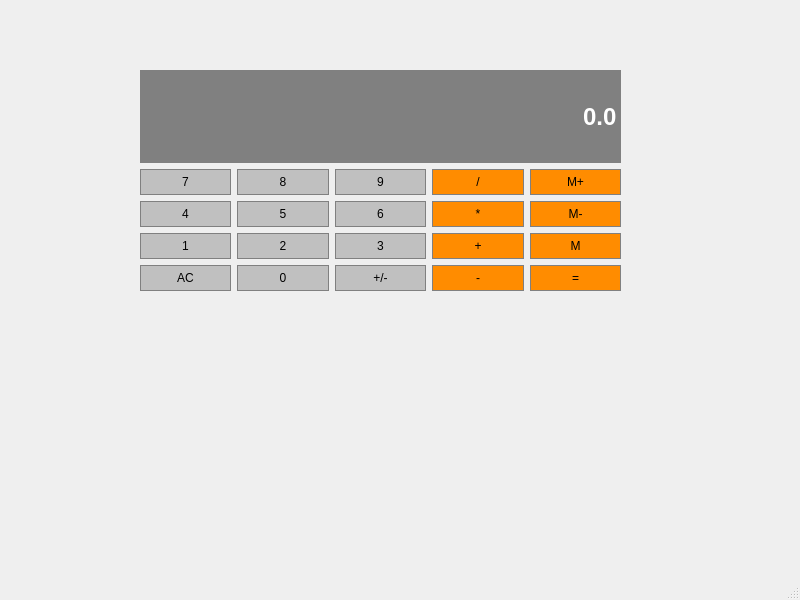
<?xml version="1.0" encoding="UTF-8"?>
<ui version="4.0">
 <class>Calculator</class>
 <widget class="QMainWindow" name="Calculator">
  <property name="geometry">
   <rect>
    <x>0</x>
    <y>0</y>
    <width>800</width>
    <height>600</height>
   </rect>
  </property>
  <property name="windowTitle">
   <string>Calculator</string>
  </property>
  <widget class="QWidget" name="centralwidget">
   <widget class="QWidget" name="gridLayoutWidget">
    <property name="geometry">
     <rect>
      <x>140</x>
      <y>70</y>
      <width>481</width>
      <height>221</height>
     </rect>
    </property>
    <layout class="QGridLayout" name="gridLayout">
     <item row="4" column="0">
      <widget class="QPushButton" name="clear">
       <property name="sizePolicy">
        <sizepolicy hsizetype="Preferred" vsizetype="Preferred">
         <horstretch>0</horstretch>
         <verstretch>0</verstretch>
        </sizepolicy>
       </property>
       <property name="styleSheet">
        <string notr="true">QPushButton {
	background-color: #C0C0C0;
	border: 1px solid gray;
	padding: 5px;
}

QPushButton:pressed {
	background-color: #A9A9A9;
	border: 1px solid gray;
	padding: 5px;
}</string>
       </property>
       <property name="text">
        <string>AC</string>
       </property>
      </widget>
     </item>
     <item row="3" column="0">
      <widget class="QPushButton" name="button1">
       <property name="sizePolicy">
        <sizepolicy hsizetype="Preferred" vsizetype="Preferred">
         <horstretch>0</horstretch>
         <verstretch>0</verstretch>
        </sizepolicy>
       </property>
       <property name="styleSheet">
        <string notr="true">QPushButton {
	background-color: #C0C0C0;
	border: 1px solid gray;
	padding: 5px;
}

QPushButton:pressed {
	background-color: #A9A9A9;
	border: 1px solid gray;
	padding: 5px;
}</string>
       </property>
       <property name="text">
        <string>1</string>
       </property>
      </widget>
     </item>
     <item row="2" column="4">
      <widget class="QPushButton" name="memClear">
       <property name="sizePolicy">
        <sizepolicy hsizetype="Preferred" vsizetype="Preferred">
         <horstretch>0</horstretch>
         <verstretch>0</verstretch>
        </sizepolicy>
       </property>
       <property name="styleSheet">
        <string notr="true">QPushButton {
	background-color: #FF8C00;
	border: 1px solid gray;
	padding: 5px;
}

QPushButton:pressed {
	background-color: #A9A9A9;
	border: 1px solid gray;
	padding: 5px;
}</string>
       </property>
       <property name="text">
        <string>M-</string>
       </property>
      </widget>
     </item>
     <item row="2" column="0">
      <widget class="QPushButton" name="button4">
       <property name="sizePolicy">
        <sizepolicy hsizetype="Preferred" vsizetype="Preferred">
         <horstretch>0</horstretch>
         <verstretch>0</verstretch>
        </sizepolicy>
       </property>
       <property name="styleSheet">
        <string notr="true">QPushButton {
	background-color: #C0C0C0;
	border: 1px solid gray;
	padding: 5px;
}

QPushButton:pressed {
	background-color: #A9A9A9;
	border: 1px solid gray;
	padding: 5px;
}</string>
       </property>
       <property name="text">
        <string>4</string>
       </property>
      </widget>
     </item>
     <item row="1" column="0">
      <widget class="QPushButton" name="button7">
       <property name="sizePolicy">
        <sizepolicy hsizetype="Preferred" vsizetype="Preferred">
         <horstretch>0</horstretch>
         <verstretch>0</verstretch>
        </sizepolicy>
       </property>
       <property name="styleSheet">
        <string notr="true">QPushButton {
	background-color: #C0C0C0;
	border: 1px solid gray;
	padding: 5px;
}

QPushButton:pressed {
	background-color: #A9A9A9;
	border: 1px solid gray;
	padding: 5px;
}</string>
       </property>
       <property name="text">
        <string>7</string>
       </property>
      </widget>
     </item>
     <item row="4" column="1">
      <widget class="QPushButton" name="button0">
       <property name="sizePolicy">
        <sizepolicy hsizetype="Preferred" vsizetype="Preferred">
         <horstretch>0</horstretch>
         <verstretch>0</verstretch>
        </sizepolicy>
       </property>
       <property name="styleSheet">
        <string notr="true">QPushButton {
	background-color: #C0C0C0;
	border: 1px solid gray;
	padding: 5px;
}

QPushButton:pressed {
	background-color: #A9A9A9;
	border: 1px solid gray;
	padding: 5px;
}</string>
       </property>
       <property name="text">
        <string>0</string>
       </property>
      </widget>
     </item>
     <item row="3" column="2">
      <widget class="QPushButton" name="button3">
       <property name="sizePolicy">
        <sizepolicy hsizetype="Preferred" vsizetype="Preferred">
         <horstretch>0</horstretch>
         <verstretch>0</verstretch>
        </sizepolicy>
       </property>
       <property name="styleSheet">
        <string notr="true">QPushButton {
	background-color: #C0C0C0;
	border: 1px solid gray;
	padding: 5px;
}

QPushButton:pressed {
	background-color: #A9A9A9;
	border: 1px solid gray;
	padding: 5px;
}</string>
       </property>
       <property name="text">
        <string>3</string>
       </property>
      </widget>
     </item>
     <item row="0" column="0" colspan="5">
      <widget class="QLineEdit" name="display">
       <property name="sizePolicy">
        <sizepolicy hsizetype="Preferred" vsizetype="Expanding">
         <horstretch>0</horstretch>
         <verstretch>0</verstretch>
        </sizepolicy>
       </property>
       <property name="font">
        <font>
         <family>Arial</family>
         <pointsize>18</pointsize>
         <weight>75</weight>
         <bold>true</bold>
        </font>
       </property>
       <property name="styleSheet">
        <string notr="true">QLineEdit {
	background-color: gray;
	border: 1px solid gray;
	color: #fff;
}</string>
       </property>
       <property name="text">
        <string>0.0</string>
       </property>
       <property name="alignment">
        <set>Qt::AlignRight|Qt::AlignTrailing|Qt::AlignVCenter</set>
       </property>
      </widget>
     </item>
     <item row="3" column="3">
      <widget class="QPushButton" name="add">
       <property name="sizePolicy">
        <sizepolicy hsizetype="Preferred" vsizetype="Preferred">
         <horstretch>0</horstretch>
         <verstretch>0</verstretch>
        </sizepolicy>
       </property>
       <property name="styleSheet">
        <string notr="true">QPushButton {
	background-color: #FF8C00;
	border: 1px solid gray;
	padding: 5px;
}

QPushButton:pressed {
	background-color: #A9A9A9;
	border: 1px solid gray;
	padding: 5px;
}</string>
       </property>
       <property name="text">
        <string>+</string>
       </property>
      </widget>
     </item>
     <item row="2" column="2">
      <widget class="QPushButton" name="button6">
       <property name="sizePolicy">
        <sizepolicy hsizetype="Preferred" vsizetype="Preferred">
         <horstretch>0</horstretch>
         <verstretch>0</verstretch>
        </sizepolicy>
       </property>
       <property name="styleSheet">
        <string notr="true">QPushButton {
	background-color: #C0C0C0;
	border: 1px solid gray;
	padding: 5px;
}

QPushButton:pressed {
	background-color: #A9A9A9;
	border: 1px solid gray;
	padding: 5px;
}</string>
       </property>
       <property name="text">
        <string>6</string>
       </property>
      </widget>
     </item>
     <item row="1" column="2">
      <widget class="QPushButton" name="button9">
       <property name="sizePolicy">
        <sizepolicy hsizetype="Preferred" vsizetype="Preferred">
         <horstretch>0</horstretch>
         <verstretch>0</verstretch>
        </sizepolicy>
       </property>
       <property name="styleSheet">
        <string notr="true">QPushButton {
	background-color: #C0C0C0;
	border: 1px solid gray;
	padding: 5px;
}

QPushButton:pressed {
	background-color: #A9A9A9;
	border: 1px solid gray;
	padding: 5px;
}</string>
       </property>
       <property name="text">
        <string>9</string>
       </property>
      </widget>
     </item>
     <item row="2" column="3">
      <widget class="QPushButton" name="multiply">
       <property name="sizePolicy">
        <sizepolicy hsizetype="Preferred" vsizetype="Preferred">
         <horstretch>0</horstretch>
         <verstretch>0</verstretch>
        </sizepolicy>
       </property>
       <property name="styleSheet">
        <string notr="true">QPushButton {
	background-color: #FF8C00;
	border: 1px solid gray;
	padding: 5px;
}

QPushButton:pressed {
	background-color: #A9A9A9;
	border: 1px solid gray;
	padding: 5px;
}</string>
       </property>
       <property name="text">
        <string>*</string>
       </property>
      </widget>
     </item>
     <item row="1" column="4">
      <widget class="QPushButton" name="memAdd">
       <property name="sizePolicy">
        <sizepolicy hsizetype="Preferred" vsizetype="Preferred">
         <horstretch>0</horstretch>
         <verstretch>0</verstretch>
        </sizepolicy>
       </property>
       <property name="styleSheet">
        <string notr="true">QPushButton {
	background-color: #FF8C00;
	border: 1px solid gray;
	padding: 5px;
}

QPushButton:pressed {
	background-color: #A9A9A9;
	border: 1px solid gray;
	padding: 5px;
}</string>
       </property>
       <property name="text">
        <string>M+</string>
       </property>
      </widget>
     </item>
     <item row="1" column="3">
      <widget class="QPushButton" name="divide">
       <property name="sizePolicy">
        <sizepolicy hsizetype="Preferred" vsizetype="Preferred">
         <horstretch>0</horstretch>
         <verstretch>0</verstretch>
        </sizepolicy>
       </property>
       <property name="styleSheet">
        <string notr="true">QPushButton {
	background-color: #FF8C00;
	border: 1px solid gray;
	padding: 5px;
}

QPushButton:pressed {
	background-color: #A9A9A9;
	border: 1px solid gray;
	padding: 5px;
}</string>
       </property>
       <property name="text">
        <string>/</string>
       </property>
      </widget>
     </item>
     <item row="2" column="1">
      <widget class="QPushButton" name="button5">
       <property name="sizePolicy">
        <sizepolicy hsizetype="Preferred" vsizetype="Preferred">
         <horstretch>0</horstretch>
         <verstretch>0</verstretch>
        </sizepolicy>
       </property>
       <property name="styleSheet">
        <string notr="true">QPushButton {
	background-color: #C0C0C0;
	border: 1px solid gray;
	padding: 5px;
}

QPushButton:pressed {
	background-color: #A9A9A9;
	border: 1px solid gray;
	padding: 5px;
}</string>
       </property>
       <property name="text">
        <string>5</string>
       </property>
      </widget>
     </item>
     <item row="4" column="2">
      <widget class="QPushButton" name="changeSign">
       <property name="sizePolicy">
        <sizepolicy hsizetype="Preferred" vsizetype="Preferred">
         <horstretch>0</horstretch>
         <verstretch>0</verstretch>
        </sizepolicy>
       </property>
       <property name="styleSheet">
        <string notr="true">QPushButton {
	background-color: #C0C0C0;
	border: 1px solid gray;
	padding: 5px;
}

QPushButton:pressed {
	background-color: #A9A9A9;
	border: 1px solid gray;
	padding: 5px;
}</string>
       </property>
       <property name="text">
        <string>+/-</string>
       </property>
      </widget>
     </item>
     <item row="3" column="4">
      <widget class="QPushButton" name="memGet">
       <property name="sizePolicy">
        <sizepolicy hsizetype="Preferred" vsizetype="Preferred">
         <horstretch>0</horstretch>
         <verstretch>0</verstretch>
        </sizepolicy>
       </property>
       <property name="styleSheet">
        <string notr="true">QPushButton {
	background-color: #FF8C00;
	border: 1px solid gray;
	padding: 5px;
}

QPushButton:pressed {
	background-color: #A9A9A9;
	border: 1px solid gray;
	padding: 5px;
}</string>
       </property>
       <property name="text">
        <string>M</string>
       </property>
      </widget>
     </item>
     <item row="3" column="1">
      <widget class="QPushButton" name="button2">
       <property name="sizePolicy">
        <sizepolicy hsizetype="Preferred" vsizetype="Preferred">
         <horstretch>0</horstretch>
         <verstretch>0</verstretch>
        </sizepolicy>
       </property>
       <property name="styleSheet">
        <string notr="true">QPushButton {
	background-color: #C0C0C0;
	border: 1px solid gray;
	padding: 5px;
}

QPushButton:pressed {
	background-color: #A9A9A9;
	border: 1px solid gray;
	padding: 5px;
}</string>
       </property>
       <property name="text">
        <string>2</string>
       </property>
      </widget>
     </item>
     <item row="4" column="3">
      <widget class="QPushButton" name="subtract">
       <property name="sizePolicy">
        <sizepolicy hsizetype="Preferred" vsizetype="Preferred">
         <horstretch>0</horstretch>
         <verstretch>0</verstretch>
        </sizepolicy>
       </property>
       <property name="styleSheet">
        <string notr="true">QPushButton {
	background-color: #FF8C00;
	border: 1px solid gray;
	padding: 5px;
}

QPushButton:pressed {
	background-color: #A9A9A9;
	border: 1px solid gray;
	padding: 5px;
}</string>
       </property>
       <property name="text">
        <string>-</string>
       </property>
      </widget>
     </item>
     <item row="1" column="1">
      <widget class="QPushButton" name="button8">
       <property name="sizePolicy">
        <sizepolicy hsizetype="Preferred" vsizetype="Preferred">
         <horstretch>0</horstretch>
         <verstretch>0</verstretch>
        </sizepolicy>
       </property>
       <property name="styleSheet">
        <string notr="true">QPushButton {
	background-color: #C0C0C0;
	border: 1px solid gray;
	padding: 5px;
}

QPushButton:pressed {
	background-color: #A9A9A9;
	border: 1px solid gray;
	padding: 5px;
}</string>
       </property>
       <property name="text">
        <string>8</string>
       </property>
      </widget>
     </item>
     <item row="4" column="4">
      <widget class="QPushButton" name="equal">
       <property name="sizePolicy">
        <sizepolicy hsizetype="Preferred" vsizetype="Preferred">
         <horstretch>0</horstretch>
         <verstretch>0</verstretch>
        </sizepolicy>
       </property>
       <property name="styleSheet">
        <string notr="true">QPushButton {
	background-color: #FF8C00;
	border: 1px solid gray;
	padding: 5px;
}

QPushButton:pressed {
	background-color: #A9A9A9;
	border: 1px solid gray;
	padding: 5px;
}</string>
       </property>
       <property name="text">
        <string>=</string>
       </property>
      </widget>
     </item>
    </layout>
   </widget>
  </widget>
  <widget class="QMenuBar" name="menubar">
   <property name="geometry">
    <rect>
     <x>0</x>
     <y>0</y>
     <width>800</width>
     <height>24</height>
    </rect>
   </property>
  </widget>
  <widget class="QStatusBar" name="statusbar"/>
 </widget>
 <resources/>
 <connections/>
</ui>
